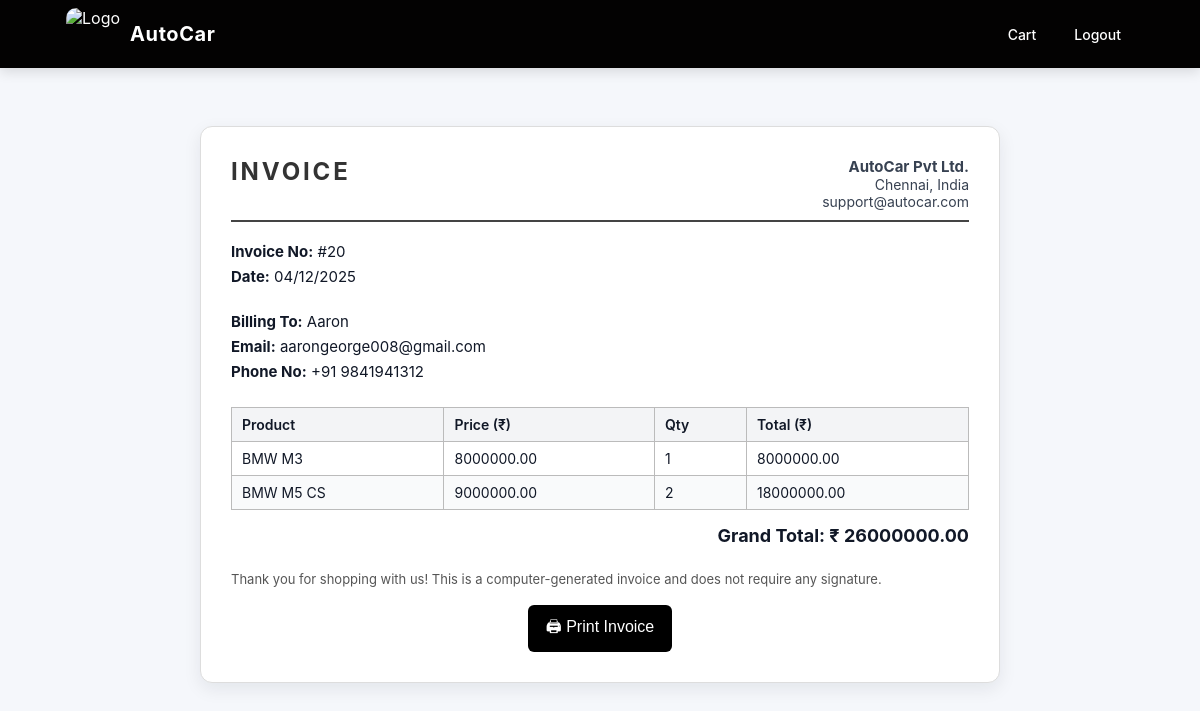
The app's page /invoice/20/ with its own data.
### ecomapp/models.py (models this page shows)
class Order(models.Model):
    user = models.ForeignKey(User_reg, on_delete=models.CASCADE)
    total_price = models.DecimalField(max_digits=10, decimal_places=2)
    created_at = models.DateTimeField(auto_now_add=True)
    payment_method = models.CharField(max_length=50)

class User_reg(models.Model):
    name = models.CharField(max_length=200,null=True)
    email = models.CharField(max_length=200,null=True)
    phonenumber = models.IntegerField(null=True)
    username = models.CharField(max_length=200,null=True)
    password = models.CharField(max_length=200,null=True)

class OrderItem(models.Model):
    order = models.ForeignKey(Order, on_delete=models.CASCADE, related_name='items')
    product = models.ForeignKey(img_up, on_delete=models.CASCADE)
    quantity = models.PositiveIntegerField()
    price = models.DecimalField(max_digits=10, decimal_places=2)

class img_up(models.Model):
    name = models.CharField(max_length=200)
    price = models.CharField(max_length=200)
    image = models.ImageField(null=True,blank=True,upload_to="images/")

### ecomapp/views.py (the view)
# urls.py: path('invoice/<int:id>/', views.invoice, name='invoice'),
def invoice(request, id):
    user_obj = None
    user_id = request.session.get('id')
    if user_id:
        user_obj = User_reg.objects.filter(id=user_id).first()
    order = get_object_or_404(Order, id=id)
    if user_obj and order.user_id != user_obj.id:
        return HttpResponseForbidden("You are not allowed to view this invoice.")
    items = OrderItem.objects.filter(order=order)
    grand_total = 0
    for item in items:
        item.row_total = item.price * item.quantity
        grand_total += item.row_total
    return render(request, "invoice.html", {
        "order": order,
        "items": items,
        "total": grand_total,
    })

### templates/invoice.html (shortened to what this page needs)
<!DOCTYPE html>
<html lang="en">
<head>
</head>
<body>
    <nav>
        <div class="nav-inner">
            <div class="brand">
                <img class="site-logo"
                    src="https://cdn.vectorstock.com/i/1000v/65/92/automotive-logo-badges-premium-collection-vector-33986592.jpg"
                    alt="Logo">
                <a href="{% url 'userdashb' %}" class="site-name">AutoCar</a>
            </div>
            <div class="nav-links">
                <a href="{% url 'usercart' %}">Cart</a>
                <a href="/userlogout/">Logout</a>
            </div>
        </div>
    </nav>
    <div class="page-wrapper">
        <div class="invoice-container">
            <div class="header-section">
                <h2>INVOICE</h2>
                <div class="company-info">
                    <strong>AutoCar Pvt Ltd.</strong><br>
                    Chennai, India<br>
                    support@autocar.com
                </div>
            </div>
            <div class="invoice-details">
                <span><strong>Invoice No:</strong> #{{ order.id }}</span><br>
                <span><strong>Date:</strong> {{ order.created_at|date:"d/m/Y" }}</span>
            </div>
            {% if order.user %}
            <div class="customer-details">
                <span><strong>Billing To:</strong> {{ order.user.name }}</span><br>
                <span><strong>Email:</strong> {{ order.user.email }}</span><br>
                <span><strong>Phone No:</strong> +91 {{ order.user.phonenumber }}</span>
            </div>
            {% endif %}
            <table>
                <thead>
                    <tr>
                        <th>Product</th>
                        <th>Price (₹)</th>
                        <th>Qty</th>
                        <th>Total (₹)</th>
                    </tr>
                </thead>
                <tbody>
                    {% for item in items %}
                    <tr>
                        <td>{{ item.product.name }}</td>
                        <td>{{ item.price }}</td>
                        <td>{{ item.quantity }}</td>
                        <td>{{ item.row_total }}</td>
                    </tr>
                    {% empty %}
                    <tr>
                        <td colspan="4" style="text-align:center;">No products found</td>
                    </tr>
                    {% endfor %}
                </tbody>
            </table>
            <div class="footer-total">
                Grand Total: ₹ {{ total }}
            </div>
            <p class="note">
                Thank you for shopping with us! This is a computer-generated invoice and does not require any signature.
            </p>
            <button class="print-button" onclick="printAndRedirect()">🖨 Print Invoice</button>
        </div>
    </div>
</body>
</html>

### templates/invoice.html (style rules this page uses)
:root { --bg: #f5f7fb; --card: #ffffff; --muted: #6b7280; --accent: #111827; --accent-2: #f59e0b; --danger: #ef4444; --shadow: 0 6px 18px rgba(16, 24, 40, 0.08); --radius: 12px; --max-width: 1100px; --gap: 18px; font-family: "Inter", system-ui, -apple-system, "Segoe UI", Roboto, "Helvetica Neue", Arial; }
* { box-sizing: border-box; }
html, body { height: 100%; margin: 0; padding: 0; background: var(--bg); color: var(--accent); font-family: "Inter", system-ui, -apple-system, "Segoe UI", Roboto, "Helvetica Neue", Arial; }
a { color: inherit; text-decoration: none; }
nav { background: #030202; color: #fff; position: fixed; top: 0; left: 0; right: 0; z-index: 1000; box-shadow: 0 4px 12px rgba(0, 0, 0, 0.12); }
.nav-inner { max-width: var(--max-width); margin: 0 auto; display: flex; align-items: center; justify-content: space-between; gap: var(--gap); padding: 8px 16px; }
.brand { display: flex; align-items: center; gap: 10px; }
.site-logo { height: 52px; width: auto; border-radius: 10px; display: block; }
.site-name { color: #fff; font-size: 20px; font-weight: 700; margin: 0; display: inline-block; letter-spacing: 0.03em; }
.nav-links { display: flex; gap: 12px; align-items: center; }
.nav-links a { color: #fff; font-weight: 500; padding: 8px 12px; border-radius: 999px; font-size: 14px; border: 1px solid transparent; transition: background 0.15s ease, border-color 0.15s ease, transform 0.1s ease; }
.page-wrapper { max-width: var(--max-width); margin: 110px auto 40px; padding: 16px; }
.invoice-container { background: #ffffff; margin: auto; padding: 30px; border-radius: var(--radius); box-shadow: var(--shadow); border: 1px solid #ddd; }
@media (min-width: 900px) { .invoice-container { width: 800px; } }
.header-section { border-bottom: 2px solid #444; margin-bottom: 20px; padding-bottom: 10px; display: flex; justify-content: space-between; gap: 16px; }
.header-section h2 { margin: 0; color: #333; letter-spacing: 0.12em; }
.company-info { text-align: right; font-size: 14px; color: #374151; }
.company-info strong { font-size: 15px; }
.invoice-details, .customer-details { margin-bottom: 20px; font-size: 15px; }
.invoice-details span, .customer-details span { display: inline-block; margin-bottom: 6px; }
table { width: 100%; border-collapse: collapse; margin-top: 15px; font-size: 14px; }
th, td { border: 1px solid #bbb; padding: 8px 10px; text-align: left; }
th { background: #f3f4f6; font-weight: 600; }
tbody tr:nth-child(even) { background: #f9fafb; }
.footer-total { text-align: right; font-size: 18px; margin-top: 15px; font-weight: bold; }
.note { margin-top: 25px; font-size: 13px; color: #555; }
.print-button { display: block; margin: 18px auto 0; padding: 10px 18px; border: none; font-size: 16px; background: #000; color: #fff; cursor: pointer; border-radius: 6px; }

### records on screen
Order: id "20", created_at "04/12/2025", user.name "Aaron", user.email "aarongeorge008@gmail.com", user.phonenumber "9841941312"
OrderItem: product.name "BMW M3", price "8000000.00", quantity "1", row_total "8000000.00"
OrderItem: product.name "BMW M5 CS", price "9000000.00", quantity "2", row_total "18000000.00"

### other values on screen
{{ total }} "26000000.00"
